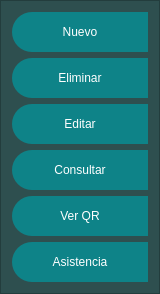
           <widget class="QFrame" name="frame_menu">
            <property name="minimumSize">
             <size>
              <width>160</width>
              <height>0</height>
             </size>
            </property>
            <property name="maximumSize">
             <size>
              <width>0</width>
              <height>16777215</height>
             </size>
            </property>
            <property name="styleSheet">
             <string notr="true">QFrame{
	background-color: #2E4F4F;
}

QPushButton{
	background-color: rgb(14,131,136);
	border-top-left-radius: 20px;
	border-bottom-left-radius:20px;
	color: #FFFFFF;
	font: 15pt &quot;Gill Sans MT&quot;;
}

QPushButton:hover{
	background-color:#0E8388;
	border-top-left-radius: 20px;
	border-bottom-left-radius:20px;
}</string>
            </property>
            <property name="frameShape">
             <enum>QFrame::StyledPanel</enum>
            </property>
            <property name="frameShadow">
             <enum>QFrame::Raised</enum>
            </property>
            <layout class="QVBoxLayout" name="verticalLayout_3">
             <item>
              <widget class="QPushButton" name="boton_nuevo">
               <property name="minimumSize">
                <size>
                 <width>100</width>
                 <height>40</height>
                </size>
               </property>
               <property name="text">
                <string>Nuevo</string>
               </property>
               <property name="icon">
                <iconset>
                 <normaloff>../icos/animation_icon_252093.ico</normaloff>../icos/animation_icon_252093.ico</iconset>
               </property>
              </widget>
             </item>
             <item>
              <widget class="QPushButton" name="boton_eliminar">
               <property name="minimumSize">
                <size>
                 <width>100</width>
                 <height>40</height>
                </size>
               </property>
               <property name="text">
                <string>Eliminar</string>
               </property>
               <property name="icon">
                <iconset>
                 <normaloff>../icos/scissors_icon_252072.ico</normaloff>../icos/scissors_icon_252072.ico</iconset>
               </property>
              </widget>
             </item>
             <item>
              <widget class="QPushButton" name="boton_editar">
               <property name="minimumSize">
                <size>
                 <width>100</width>
                 <height>40</height>
                </size>
               </property>
               <property name="text">
                <string>Editar</string>
               </property>
               <property name="icon">
                <iconset>
                 <normaloff>../icos/brush_paint_icon_252089.ico</normaloff>../icos/brush_paint_icon_252089.ico</iconset>
               </property>
              </widget>
             </item>
             <item>
              <widget class="QPushButton" name="boton_consultar">
               <property name="minimumSize">
                <size>
                 <width>100</width>
                 <height>40</height>
                </size>
               </property>
               <property name="text">
                <string>Consultar</string>
               </property>
               <property name="icon">
                <iconset>
                 <normaloff>../icos/search_icon_252091.ico</normaloff>../icos/search_icon_252091.ico</iconset>
               </property>
              </widget>
             </item>
             <item>
              <widget class="QPushButton" name="boton_verqr">
               <property name="minimumSize">
                <size>
                 <width>100</width>
                 <height>40</height>
                </size>
               </property>
               <property name="text">
                <string>Ver QR</string>
               </property>
               <property name="icon">
                <iconset>
                 <normaloff>../icos/diamond_icon_252069.ico</normaloff>../icos/diamond_icon_252069.ico</iconset>
               </property>
              </widget>
             </item>
             <item>
              <widget class="QPushButton" name="boton_asistencia">
               <property name="minimumSize">
                <size>
                 <width>100</width>
                 <height>40</height>
                </size>
               </property>
               <property name="text">
                <string>Asistencia</string>
               </property>
               <property name="icon">
                <iconset>
                 <normaloff>../icos/dash_cube_icon_252095.ico</normaloff>../icos/dash_cube_icon_252095.ico</iconset>
               </property>
              </widget>
             </item>
            </layout>
           </widget>
